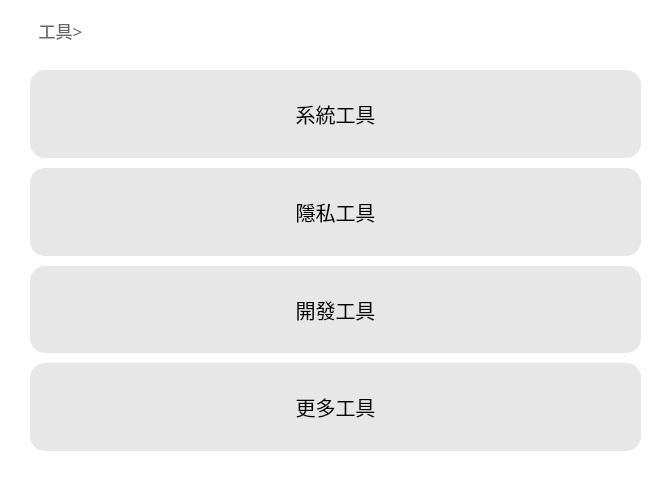
    <widget class="QWidget" name="Tools_widget" native="true">
     <property name="geometry">
      <rect>
       <x>170</x>
       <y>50</y>
       <width>671</width>
       <height>481</height>
      </rect>
     </property>
     <property name="font">
      <font>
       <family>Microsoft YaHei</family>
       <pointsize>11</pointsize>
       <stylestrategy>PreferAntialias</stylestrategy>
      </font>
     </property>
     <property name="styleSheet">
      <string notr="true">background-color:rgba(255, 255, 255,240);</string>
     </property>
     <widget class="QWidget" name="verticalLayoutWidget_2">
      <property name="geometry">
       <rect>
        <x>20</x>
        <y>60</y>
        <width>631</width>
        <height>401</height>
       </rect>
      </property>
      <layout class="QVBoxLayout" name="Tools_verticalLayout">
       <property name="spacing">
        <number>10</number>
       </property>
       <property name="leftMargin">
        <number>10</number>
       </property>
       <property name="topMargin">
        <number>10</number>
       </property>
       <property name="rightMargin">
        <number>10</number>
       </property>
       <property name="bottomMargin">
        <number>10</number>
       </property>
       <item>
        <widget class="QPushButton" name="System_Tools_Button">
         <property name="sizePolicy">
          <sizepolicy hsizetype="Minimum" vsizetype="Minimum">
           <horstretch>0</horstretch>
           <verstretch>0</verstretch>
          </sizepolicy>
         </property>
         <property name="font">
          <font>
           <family>Microsoft YaHei</family>
           <pointsize>15</pointsize>
           <stylestrategy>PreferAntialias</stylestrategy>
          </font>
         </property>
         <property name="focusPolicy">
          <enum>Qt::StrongFocus</enum>
         </property>
         <property name="styleSheet">
          <string notr="true">QPushButton
{
	border:none;
	background-color:rgba(50,50,50,30);
	border-radius: 15px;
}
QPushButton:hover
{
    background-color:rgba(50, 50, 50,65);
}
QPushButton:pressed
{
    background-color:rgba(40, 40, 40,70);
}</string>
         </property>
         <property name="text">
          <string>系統工具</string>
         </property>
         <property name="iconSize">
          <size>
           <width>16</width>
           <height>16</height>
          </size>
         </property>
         <property name="checkable">
          <bool>false</bool>
         </property>
        </widget>
       </item>
       <item>
        <widget class="QPushButton" name="Privacy_Tools_Button">
         <property name="sizePolicy">
          <sizepolicy hsizetype="Minimum" vsizetype="Minimum">
           <horstretch>0</horstretch>
           <verstretch>0</verstretch>
          </sizepolicy>
         </property>
         <property name="font">
          <font>
           <family>Microsoft YaHei</family>
           <pointsize>15</pointsize>
           <stylestrategy>PreferAntialias</stylestrategy>
          </font>
         </property>
         <property name="focusPolicy">
          <enum>Qt::StrongFocus</enum>
         </property>
         <property name="styleSheet">
          <string notr="true">QPushButton
{
	border:none;
	background-color:rgba(50,50,50,30);
	border-radius: 15px;
}
QPushButton:hover
{
    background-color:rgba(50, 50, 50,65);
}
QPushButton:pressed
{
    background-color:rgba(40, 40, 40,70);
}</string>
         </property>
         <property name="text">
          <string>隱私工具</string>
         </property>
         <property name="iconSize">
          <size>
           <width>16</width>
           <height>16</height>
          </size>
         </property>
         <property name="checkable">
          <bool>false</bool>
         </property>
        </widget>
       </item>
       <item>
        <widget class="QPushButton" name="Develop_Tools_Button">
         <property name="sizePolicy">
          <sizepolicy hsizetype="Minimum" vsizetype="Minimum">
           <horstretch>0</horstretch>
           <verstretch>0</verstretch>
          </sizepolicy>
         </property>
         <property name="font">
          <font>
           <family>Microsoft YaHei</family>
           <pointsize>15</pointsize>
           <stylestrategy>PreferAntialias</stylestrategy>
          </font>
         </property>
         <property name="focusPolicy">
          <enum>Qt::StrongFocus</enum>
         </property>
         <property name="styleSheet">
          <string notr="true">QPushButton
{
	border:none;
	background-color:rgba(50,50,50,30);
	border-radius: 15px;
}
QPushButton:hover
{
    background-color:rgba(50, 50, 50,65);
}
QPushButton:pressed
{
    background-color:rgba(40, 40, 40,70);
}</string>
         </property>
         <property name="text">
          <string>開發工具</string>
         </property>
         <property name="iconSize">
          <size>
           <width>16</width>
           <height>16</height>
          </size>
         </property>
         <property name="checkable">
          <bool>false</bool>
         </property>
        </widget>
       </item>
       <item>
        <widget class="QPushButton" name="More_Tools_Button">
         <property name="sizePolicy">
          <sizepolicy hsizetype="Minimum" vsizetype="Minimum">
           <horstretch>0</horstretch>
           <verstretch>0</verstretch>
          </sizepolicy>
         </property>
         <property name="font">
          <font>
           <family>Microsoft YaHei</family>
           <pointsize>15</pointsize>
           <stylestrategy>PreferAntialias</stylestrategy>
          </font>
         </property>
         <property name="focusPolicy">
          <enum>Qt::StrongFocus</enum>
         </property>
         <property name="styleSheet">
          <string notr="true">QPushButton
{
	border:none;
	background-color:rgba(50,50,50,30);
	border-radius: 15px;
}
QPushButton:hover
{
    background-color:rgba(50, 50, 50,65);
}
QPushButton:pressed
{
    background-color:rgba(40, 40, 40,70);
}</string>
         </property>
         <property name="text">
          <string>更多工具</string>
         </property>
         <property name="iconSize">
          <size>
           <width>16</width>
           <height>16</height>
          </size>
         </property>
         <property name="checkable">
          <bool>false</bool>
         </property>
        </widget>
       </item>
      </layout>
     </widget>
     <widget class="QPushButton" name="More_Tools_Back_Button">
      <property name="geometry">
       <rect>
        <x>10</x>
        <y>10</y>
        <width>101</width>
        <height>41</height>
       </rect>
      </property>
      <property name="sizePolicy">
       <sizepolicy hsizetype="Minimum" vsizetype="Minimum">
        <horstretch>0</horstretch>
        <verstretch>0</verstretch>
       </sizepolicy>
      </property>
      <property name="font">
       <font>
        <family>Microsoft YaHei</family>
        <pointsize>13</pointsize>
        <stylestrategy>PreferAntialias</stylestrategy>
       </font>
      </property>
      <property name="focusPolicy">
       <enum>Qt::StrongFocus</enum>
      </property>
      <property name="styleSheet">
       <string notr="true">QPushButton
{
	border:none;
	background-color:rgba(0,0,0,0);
	color:rgba(60,60,60,200);
}
</string>
      </property>
      <property name="text">
       <string>工具&gt;</string>
      </property>
      <property name="iconSize">
       <size>
        <width>20</width>
        <height>20</height>
       </size>
      </property>
      <property name="checkable">
       <bool>false</bool>
      </property>
     </widget>
    </widget>
